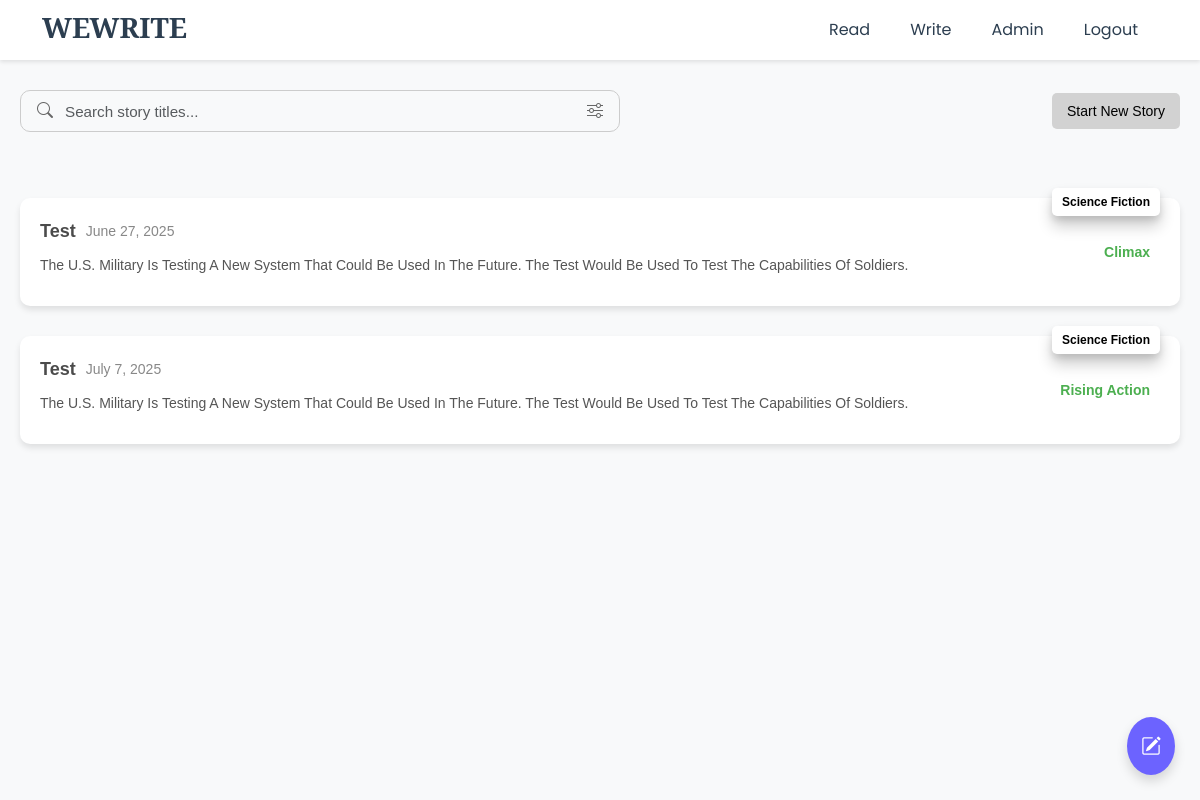
The page /main/ (signed in) on the database its author committed.
### story/models.py (models this page shows)
class Story(models.Model):
    GENRE_CHOICES = [
        (1, 'Fiction'),
        (2, 'Science Fiction'),
        (3, 'Historical Fiction'),
        (4, 'Mystery'),
        (5, 'Fantasy'),
        (6, 'Romance'),
    ]
    STATUS_CHOICES = [
        (1, 'pending'),
        (2, 'published'),
    ]
    user = models.ForeignKey(CustomUser, on_delete=models.CASCADE)
    started_date = models.DateField(default='2000-01-01', null=True, blank=True)
    title = models.TextField(max_length=250, null=True, blank=True)
    genre = models.ForeignKey(Genre, on_delete=models.CASCADE)
    main_character = models.TextField(max_length=250, null=True, blank=True)
    time_setting = models.TextField(max_length=250, null=True, blank=True)
    suggested_keyword = models.TextField(max_length=250, null=True, blank=True)
    exposition_summary = models.TextField(max_length=10000, null=True, blank=True)
    status = models.IntegerField(choices=STATUS_CHOICES, default=1)
    def __str__(self):
        return "_".join([self.user.username, str(self.started_date), self.title])

class Genre(models.Model):
    name = models.TextField(max_length=250, null=False)
    is_active = models.BooleanField(default=True)
    def __str__(self):
        return self.name

### suhyun_nlp/views.py (the view)
# urls.py: path('main/', views.to_main, name='to-main'),
@login_required
def to_main(request):
    curr_user = request.user
    username = curr_user.username
    isAdmin = curr_user.is_staff
    author_stages = Stage.objects.filter(user=curr_user, status=3)
    if len(author_stages)>=0:
        new_story_available = True
    else:
        new_story_available = False
    all_storys = Story.objects.all().order_by('started_date')
    story_list = []
    story_last_stage_part_list = []
    all_stages = list(Stage.objects.all().order_by('pk'))
    for story in all_storys:
        curr_story_stage_list = []
        for all_stage in all_stages:
            if all_stage.story == story:
                curr_story_stage_list.append(all_stage)
        if not curr_story_stage_list:
            continue  # skip if no stages yet
        if len(curr_story_stage_list) == 5:
            continue  # completed
        if not any(stage.status == 3 for stage in curr_story_stage_list):
            continue  # not started properly
        story_list.append(story)
        story_last_stage_part_list.append(curr_story_stage_list[-1].PART_CHOICES[curr_story_stage_list[-1].part][1])
    story_exposition_list = [story.exposition_summary for story in story_list]
    story_pk_list = [story.pk for story in story_list]
    story_genre_list = [story.genre for story in story_list]
    story_title_list = [story.title for story in story_list]
    story_tuple_list = [] # (story , exposition, pk, genre, title)
    for i in range(len(story_list)):
        story_tuple_list.append((story_list[i], story_exposition_list[i], story_pk_list[i], story_genre_list[i], story_title_list[i], story_last_stage_part_list[i]))
    print(story_tuple_list)
    context = {
        'username': username,
        'isLogin': True,
        'isAdmin': isAdmin,
        'story_list': story_list,
        'story_exposition_list': story_exposition_list,
        'story_pk_list': story_pk_list,
        'story_genre_list': story_genre_list,
        'story_title_list': story_title_list,
        'story_tuple_list': story_tuple_list,
        'new_story_available': new_story_available,
    }
    return render(request, 'main.html', context)

### suhyun_nlp/templates/main.html (shortened to what this page needs)
{% extends 'header.html' %}
{% block board %}
<!DOCTYPE html>
<html lang="en">
<head>
</head>
<body>
<div class="top-bar d-flex justify-content-between align-items-center flex-wrap">
  <div class="search-container d-flex align-items-center px-3 py-1 mb-3" style="border: 1.5px solid #ccc; border-radius: 10px; height: 42px; max-width: 600px; flex-grow: 1;">
    <i class="bi bi-search me-2" style="font-size: 1rem; color: #666;"></i>
    <input type="text" id="boardSearchInput" class="form-control border-0 shadow-none bg-transparent p-0 ps-1"
           placeholder="Search story titles..." style="font-size: 0.95rem; line-height: 1.2rem; height: 100%;">
    <div class="dropdown">
      <button class="btn border-0 bg-transparent p-0 ms-2" type="button" id="boardGenreDropdown" data-bs-toggle="dropdown" aria-expanded="false">
        <i class="bi bi-sliders" style="font-size: 1rem; color: #666;"></i>
      </button>
    </div>
  </div>
  <div class="mb-3 ms-3">
    {% if new_story_available %}
      <a class="button" href="{% url 'to-write' %}">Start New Story</a>
    {% else %}
      <a class="fakebutton">Start New Story</a>
    {% endif %}
  </div>
</div>
    <div id="story-grid">
        {% for story, exposition, pk, genre, title, last_part in story_tuple_list %}
        <a href="{% url 'to-collaborate' pk %}" style="text-decoration:none;">
            <div class="post-card {{ genre.name|slugify }}">
                {% if genre.name == 'fiction' %}
                    <span class="genre fiction">{{ genre.name | title }}</span>
                {% elif genre.name == 'science fiction' %}
                    <span class="genre science-fiction">{{ genre.name | title}}</span>
                {% elif genre.name == 'fantasy' %}
                    <span class="genre fantasy">{{ genre.name | title}}</span>
                {% elif genre.name == 'historical fiction' %}
                    <span class="genre historical-fiction">{{ genre.name | title}}</span>
                {% elif genre.name == 'mistery' %}
                    <span class="genre mistery">{{ genre.name | title}}</span>
                {% elif genre.name == 'romance' %}
                    <span class="genre romance">{{ genre.name | title}}</span>
                {% else %}
                    <span class="genre">{{ genre.name | title}}</span>
                {% endif %}
                <div class="post-header">
                    <div class="post-title-container">
                        <span class="post-title">{{ title | title}}</span>
                        <span class="post-date">{{ story.started_date }}</span>
                    </div>
                </div>
                <div class="post-content">
                    {{ exposition | title}}
                </div>
                <span class="category">{{ last_part | title}}</span>
            </div>
        </a>
        {% endfor %}
    </div>
{% if new_story_available %}
<a href="{% url 'to-write' %}" class="floating-write-btn" title="Start New Story">
  <i class="bi bi-pencil-square"></i>
</a>
{% endif %}
</body>
</html>
{% endblock %}

### static/css/styles.css (style rules this page uses)
.post-card { background: white; border-radius: 10px; box-shadow: 0 4px 6px rgba(0, 0, 0, 0.1); padding: 20px; margin-bottom: 15px; position: relative; }
.post-header { display: flex; justify-content: space-between; align-items: center; margin-bottom: 10px; }
.post-title-container { display: flex; align-items: center; }
.post-title { font-weight: bold; font-size: 18px; margin-right: 10px; }
.post-date { font-size: 14px; color: #888; }
.post-content { font-size: 14px; color: #555; margin-bottom: 10px; }
.category { font-size: 14px; font-weight: bold; padding: 5px 10px; border-radius: 5px; display: inline-block; position: absolute; top: 50%; right: 20px; transform: translateY(-50%); }
.genre, .author { position: absolute; top: -10px; right: 20px; background-color: white; color: black; font-size: 12px; font-weight: bold; padding: 5px 10px; box-shadow: 0 10px 15px rgba(0, 0, 0, 0.2), 0 4px 6px rgba(0, 0, 0, 0.1); border-radius: 5px; }
.science-fiction { background-color: white; color: #4caf50; }

### suhyun_nlp/templates/main.html (style rules this page uses)
body { font-family: Arial, sans-serif; margin: 0; padding: 20px; background-color: #f8f9fa; }
.top-bar { display: flex; justify-content: space-between; align-items: center; margin-bottom: 50px; margin-top: 70px; flex-wrap: wrap; }
.button, .fakebutton { padding: 10px 15px; background-color: #d2d2d2; color: black; border: none; border-radius: 5px; font-size: 14px; cursor: pointer; text-decoration: none; }
.post-card { background: white; border-radius: 10px; box-shadow: 0 4px 6px rgba(0, 0, 0, 0.1); padding: 20px; margin-bottom: 30px; position: relative; width: 100%; }
.post-header { display: flex; justify-content: space-between; align-items: center; margin-bottom: 10px; }
.post-title-container { display: flex; align-items: center; }
.post-title { font-weight: bold; font-size: 18px; color: #4b4b4b; margin-right: 10px; }
.post-date { font-size: 14px; color: #888; }
.post-content { font-size: 14px; color: #555; margin-bottom: 10px; }
.category { font-size: 14px; font-weight: bold; padding: 5px 10px; border-radius: 5px; display: inline-block; position: absolute; top: 50%; right: 20px; transform: translateY(-50%); }
.genre { position: absolute; top: -10px; right: 20px; background-color: white; font-size: 12px; font-weight: bold; padding: 5px 10px; border-radius: 5px; box-shadow: 0 10px 15px rgba(0, 0, 0, 0.2), 0 4px 6px rgba(0, 0, 0, 0.1); }
.science-fiction { background-color: white; color: #4caf50; }
.floating-write-btn { position: fixed; bottom: 25px; right: 25px; background: #6c63ff; color: white; padding: 14px; border-radius: 50%; font-size: 20px; box-shadow: 0 6px 12px rgba(0,0,0,0.15); text-align: center; transition: background 0.3s ease; z-index: 1000; }

### rows shown on the page
Story: name "Science Fiction", title "Test", started_date "June 27, 2025", exposition_summary "The U.S. Military Is Testing A New System That Could Be Used In The Future. The Test Would Be Used To Test The Capabilities Of Soldiers.", last_part "Climax"
Story: name "Science Fiction", title "Test", started_date "July 7, 2025", exposition_summary "The U.S. Military Is Testing A New System That Could Be Used In The Future. The Test Would Be Used To Test The Capabilities Of Soldiers.", last_part "Rising Action"
